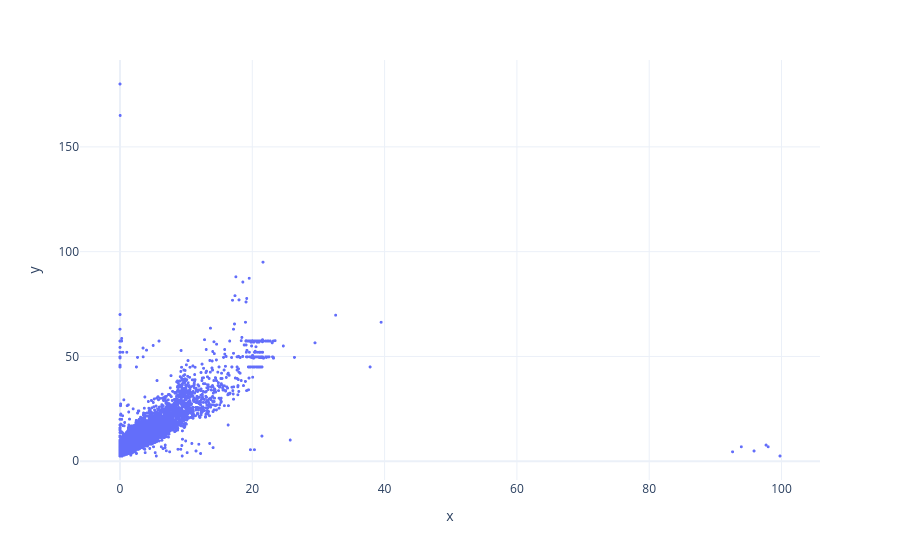

Notebook source saved alongside this figure:
### Code cell
fig = px.scatter(
    x=table_short['distance'], 
    y=table_short['fare_amount']
)
fig.update_traces(marker={"size": 3})

### Figure 1 — Plotly figure (JSON) as saved in the notebook; plotly's stock layout.template omitted (floating-point values rounded to 4 significant figures; data arrays with more than 128 entries replaced by an {"elided": "..."} marker saying what was removed)
{"data": [{"hovertemplate": "x=%{x}<br>y=%{y}<extra></extra>", "legendgroup": "", "marker": {"color": "#636efa", "size": 3, "symbol": "circle"}, "mode": "markers", "name": "", "showlegend": false, "type": "scattergl", "x": {"elided": "10000 float values"}, "xaxis": "x", "y": {"elided": "10000 float values"}, "yaxis": "y"}], "layout": {"legend": {"tracegroupgap": 0}, "margin": {"t": 60}, "xaxis": {"anchor": "y", "domain": [0, 1], "title": {"text": "x"}}, "yaxis": {"anchor": "x", "domain": [0, 1], "title": {"text": "y"}}}}
